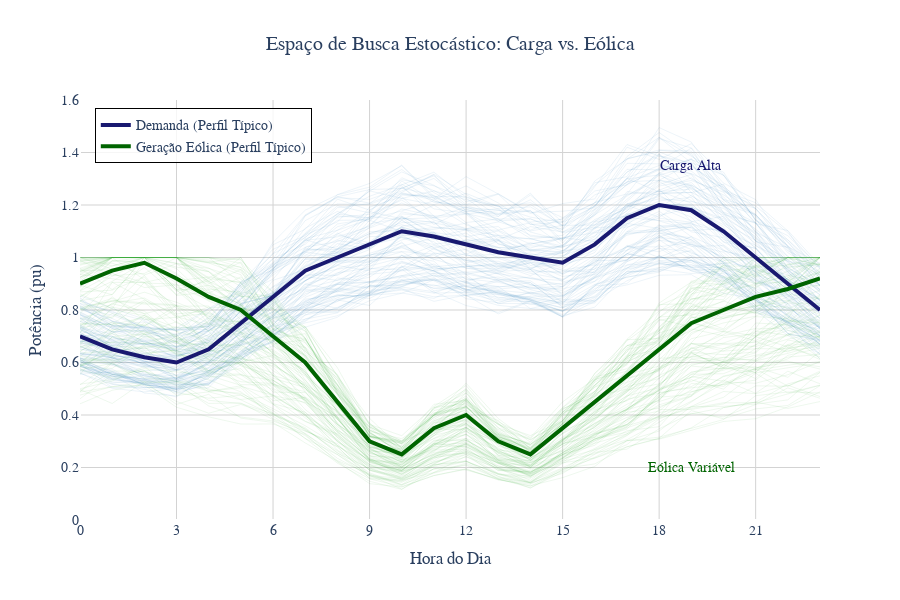

The cell this chart's notebook holds for it:
### Code cell
# --- 1. DADOS DE ENTRADA (Do seu data_gen.py) ---
periods = 24
hours = np.arange(24)
np.random.seed(42) # Para o gráfico ficar estático e reprodutível

# Perfis Base
load_profile_base = np.array([0.7, 0.65, 0.62, 0.60, 0.65, 0.75, 0.85, 0.95, 1.0, 1.05, 1.1, 1.08, 1.05, 1.02, 1.0, 0.98, 1.05, 1.15, 1.2, 1.18, 1.1, 1.0, 0.9, 0.8])
wind_profile_base = np.array([0.9, 0.95, 0.98, 0.92, 0.85, 0.8, 0.7, 0.6, 0.45, 0.3, 0.25, 0.35, 0.4, 0.3, 0.25, 0.35, 0.45, 0.55, 0.65, 0.75, 0.8, 0.85, 0.88, 0.92])

n_scenarios_plot = 100 # Mais cenários para ficar denso

fig = go.Figure()

# --- 2. GERAÇÃO E PLOTAGEM DOS CENÁRIOS (Fundo) ---
for i in range(n_scenarios_plot):
    # --- Lógica do data_gen.py ---
    
    # Carga: Scale Uniforme [0.8, 1.2] + Ruído Uniforme [0.95, 1.05]
    scale_load = np.random.uniform(0.8, 1.2)
    noise_load = np.random.uniform(0.95, 1.05, periods)
    scen_load = load_profile_base * scale_load * noise_load
    
    # Eólica: Scale Uniforme [0.5, 1.2] + Ruído Uniforme [0.90, 1.10]
    scale_wind = np.random.uniform(0.5, 1.2)
    noise_wind = np.random.uniform(0.90, 1.10, periods)
    scen_wind = np.clip(wind_profile_base * scale_wind * noise_wind, 0, 1.0) # Clip físico

    # Adiciona Carga (Azul Transparente)
    fig.add_trace(go.Scatter(
        x=hours, y=scen_load, mode='lines',
        line=dict(color='rgba(31, 119, 180, 0.08)', width=1), # Bem transparente
        showlegend=False, hoverinfo='skip'
    ))

    # Adiciona Eólica (Verde Transparente)
    fig.add_trace(go.Scatter(
        x=hours, y=scen_wind, mode='lines',
        line=dict(color='rgba(44, 160, 44, 0.08)', width=1), # Bem transparente
        showlegend=False, hoverinfo='skip'
    ))

# --- 3. PLOTAGEM DAS MÉDIAS (Destaque) ---

# Média Carga
fig.add_trace(go.Scatter(
    x=hours, y=load_profile_base, mode='lines',
    name='Demanda (Perfil Típico)',
    line=dict(color='midnightblue', width=4)
))

# Média Eólica
fig.add_trace(go.Scatter(
    x=hours, y=wind_profile_base, mode='lines',
    name='Geração Eólica (Perfil Típico)',
    line=dict(color='darkgreen', width=4)
))

# --- 4. FORMATAÇÃO ---
fig.update_layout(
    title_text="Espaço de Busca Estocástico: Carga vs. Eólica",
    title_x=0.5,
    height=600, width=900,
    plot_bgcolor='white',
    paper_bgcolor='white',
    font=dict(family="Arial, sans-serif", size=14),
    legend=dict(x=0.02, y=0.98, bgcolor='rgba(255,255,255,0.8)', bordercolor='black', borderwidth=1),
    xaxis=dict(title="Hora do Dia", tickmode='linear', dtick=3, showgrid=True, gridcolor='lightgray'),
    yaxis=dict(title="Potência (pu)", range=[0, 1.6], showgrid=True, gridcolor='lightgray'),
)

# Adicionar anotação explicativa (Opcional)
fig.add_annotation(
    x=19, y=1.35, xref="x", yref="y",
    text="Carga Alta", showarrow=False, font=dict(color="midnightblue")
)
fig.add_annotation(
    x=19, y=0.2, xref="x", yref="y",
    text="Eólica Variável", showarrow=False, font=dict(color="darkgreen")
)

fig.show()
